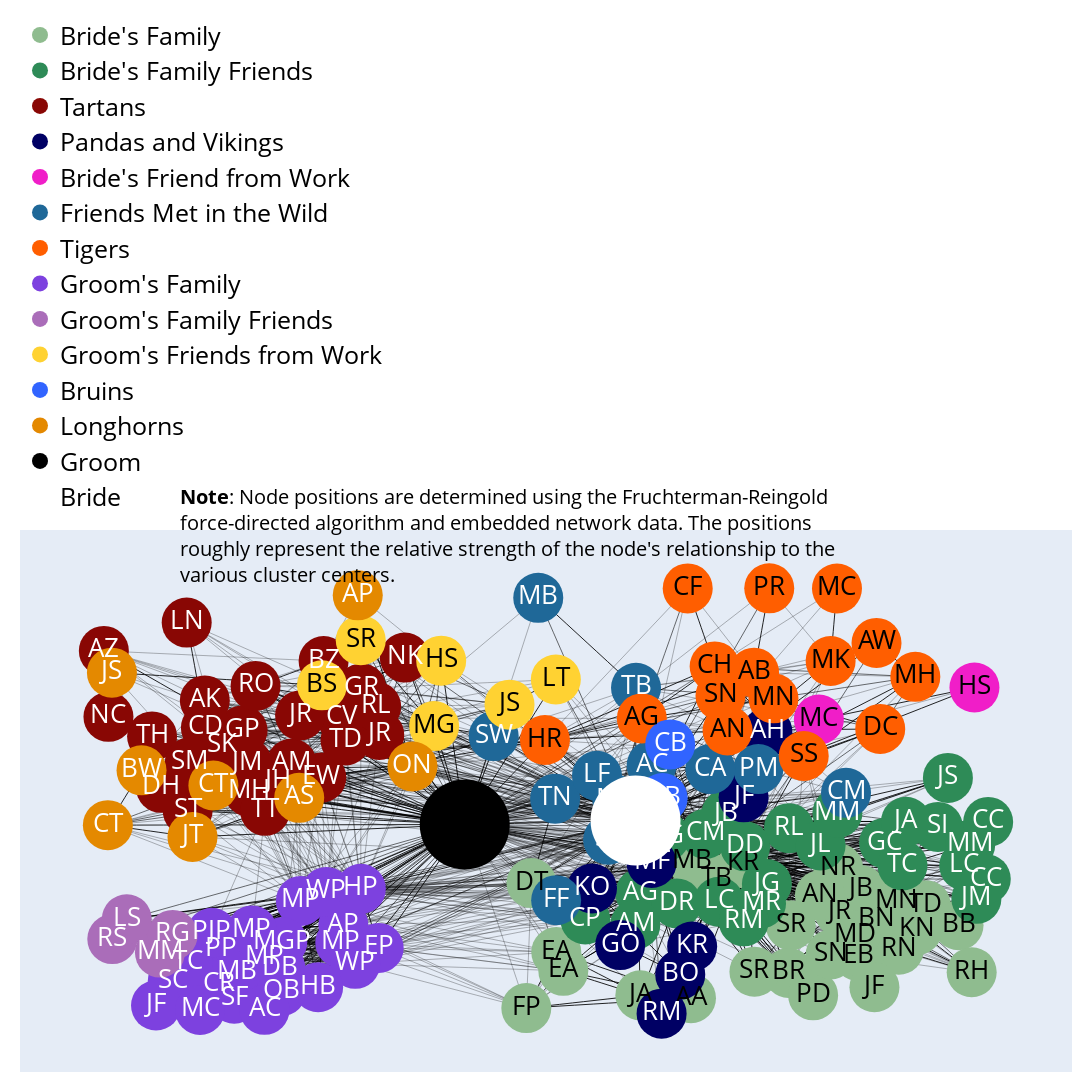

This figure's notebook cell:
### Code cell
fig = go.Figure(data=edge_traces + node_traces + display_name_traces,
                layout=go.Layout(
                    title=None,#"Mary and Richard's wedding guest network",
                    titlefont_size=24,
                    width=2000,
                    height=2000,
                    showlegend=True,
                    hovermode='closest',
                    margin=dict(b=20,l=20,r=20,t=20),
                    legend=dict(
                        yanchor="bottom", 
                        y=1.02, 
                        xanchor="left", 
                        x=0,
                        orientation="v",
                        font=dict(
                            size=25,
                            color="black")),
                    xaxis=dict(showgrid=False, zeroline=False, showticklabels=False),
                    yaxis=dict(showgrid=False, zeroline=False, showticklabels=False),
                    dragmode='pan')
                    )
fig.add_annotation(
    text="<b>Note</b>: Node positions are determined using the<a href='https://en.wikipedia.org/wiki/Force-directed_graph_drawing'> Fruchterman-Reingold <br>force-directed algorithm</a> and embedded network data. The positions <br>roughly represent the relative strength of the node's relationship to the <br>various cluster centers.", 
    align='left',
    showarrow=False,
    xref='paper',
    yref='paper',
    x=0.15,
    y=1.09,
    font=dict(
        size=20,
        color="black"))
fig.show()
